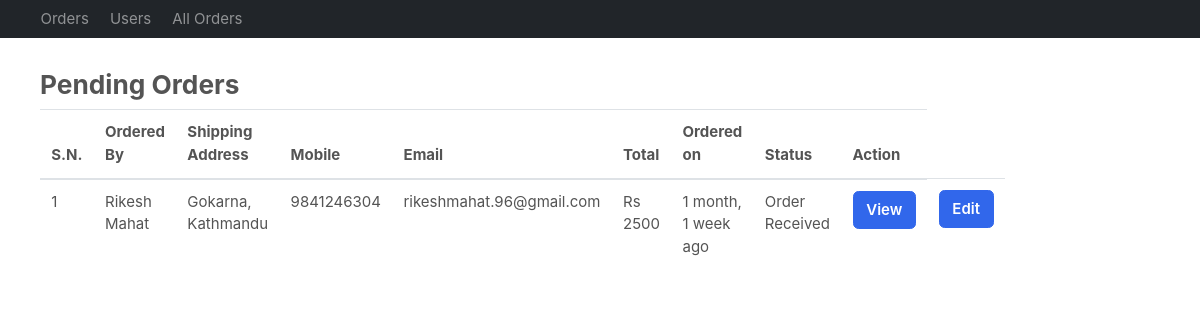
Before: /accounts/admin-dashboard/ (signed in) with the older database file.
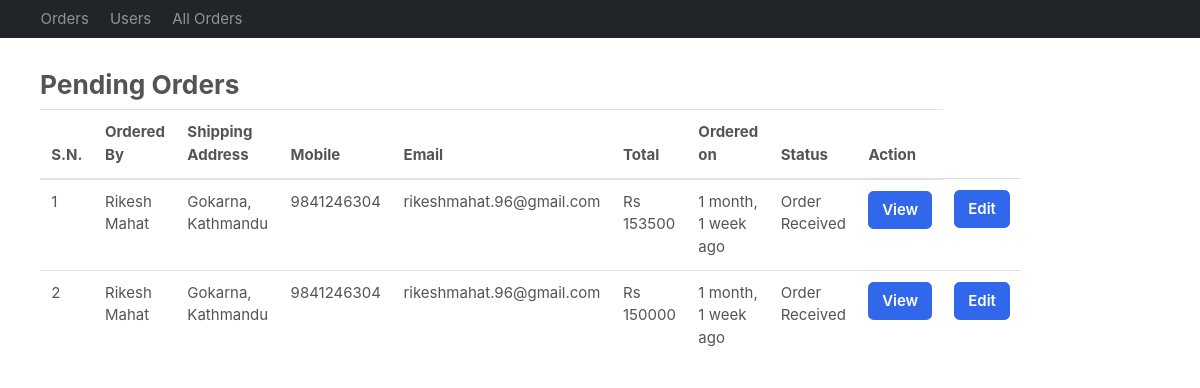
After: the same page with the newer database file.
### accounts/models.py (models this page shows, shortened)
class Order(BaseModel):
    cart = models.OneToOneField(Cart, on_delete=models.CASCADE, null=True, blank=True,related_name='orders')
    ordered_by = models.CharField(max_length=200)
    shipping_address = models.CharField(max_length=200)
    mobile = models.CharField(max_length=15)
    email = models.EmailField(null = True, blank=True)
    total = models.PositiveIntegerField()
    order_status = models.CharField(max_length=50, choices = ORDER_STATUS, default = ORDER_STATUS[0][0])
    payment_method = models.CharField(max_length = 50, choices = PAYMENT, default = PAYMENT[0][0])
    payment_completed = models.BooleanField(default=False, null = True, blank = True)

class Cart(BaseModel):
    user = models.ForeignKey(User, on_delete=models.SET_NULL, related_name='carts', null=True, blank=True)
    is_checkedout = models.BooleanField(default=False)

### accounts/views.py (the view)
# urls.py: path('admin-dashboard/', admin_dashboard, name = "admin_dashboard"),
def admin_dashboard(request):
    if not request.user.is_authenticated:
        return redirect('admin_login')
    pending_orders = Order.objects.filter(order_status = "Order Received").order_by("-created_at")
    context = {
        'pending_orders' : pending_orders
    }
    return render(request, 'adminpages/admin_dashboard.html', context)

### templates/adminpages/admin_dashboard.html
{%extends 'adminpages/navbar.html'%}
{%block start%}
<div class="container" style="margin-top:2rem">
    <div class="row">
        <div class="col-md-6">
            <h3>Pending Orders</h3>
            <table class="table">
                <thead>
                    <tr>
                        <th>S.N.</th>
                        <th>Ordered By</th>
                        <th>Shipping Address</th>
                        <th>Mobile</th>
                        <th>Email</th>
                        <th>Total</th>
                        <th>Ordered on</th>
                        <th>Status</th>
                        <th>Action</th>
                    </tr>
                </thead>
                <tbody>
                    {%for order in pending_orders%}
                    <tr>
                        <td>{{forloop.counter}}</td>
                        <td>{{order.ordered_by}}</td>
                        <td>{{order.shipping_address}}</td>
                        <td>{{order.mobile}}</td>
                        <td>{{order.cart.user.email}}</td>
                        <td>Rs {{order.total}}</td>
                        <td>{{order.created_at | timesince}} ago</td>
                        <td>{{order.order_status}}</td>
                        <td><a href="{%url 'order_details' order.uid%}" class="btn btn-primary">View</a></td>
                        <td><a href="{%url 'edit_order_details' order.uid%}" class="btn btn-primary">Edit</a></td>
                    </tr>
                    {%endfor%}
                </tbody>
            </table>
            </div>
    </div>
    </div>
{%endblock%}

Changed rows visible on the page:
removed Order: ordered_by "Rikesh Mahat", shipping_address "Gokarna, Kathmandu", mobile "9841246304", cart.user.email "rikeshmahat.96@gmail.com", total "2500", created_at "1 month, 1 week", order_status "Order Received"
added Order: ordered_by "Rikesh Mahat", shipping_address "Gokarna, Kathmandu", mobile "9841246304", cart.user.email "rikeshmahat.96@gmail.com", total "153500", created_at "1 month, 1 week", order_status "Order Received"
added Order: ordered_by "Rikesh Mahat", shipping_address "Gokarna, Kathmandu", mobile "9841246304", cart.user.email "rikeshmahat.96@gmail.com", total "150000", created_at "1 month, 1 week", order_status "Order Received"
